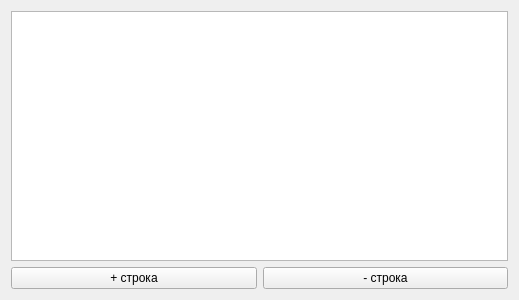
<?xml version="1.0" encoding="UTF-8"?>
<ui version="4.0">
 <class>Widget</class>
 <widget class="QWidget" name="Widget">
  <property name="geometry">
   <rect>
    <x>0</x>
    <y>0</y>
    <width>519</width>
    <height>300</height>
   </rect>
  </property>
  <property name="windowTitle">
   <string>Widget</string>
  </property>
  <layout class="QHBoxLayout" name="horizontalLayout_2">
   <item>
    <layout class="QVBoxLayout" name="verticalLayout">
     <item>
      <widget class="QTreeView" name="treeView"/>
     </item>
     <item>
      <layout class="QHBoxLayout" name="horizontalLayout">
       <item>
        <widget class="QPushButton" name="insertRowAction">
         <property name="text">
          <string>+ строка</string>
         </property>
        </widget>
       </item>
       <item>
        <widget class="QPushButton" name="removeRowAction">
         <property name="text">
          <string>- строка</string>
         </property>
        </widget>
       </item>
      </layout>
     </item>
    </layout>
   </item>
  </layout>
 </widget>
 <layoutdefault spacing="6" margin="11"/>
 <resources/>
 <connections/>
</ui>
